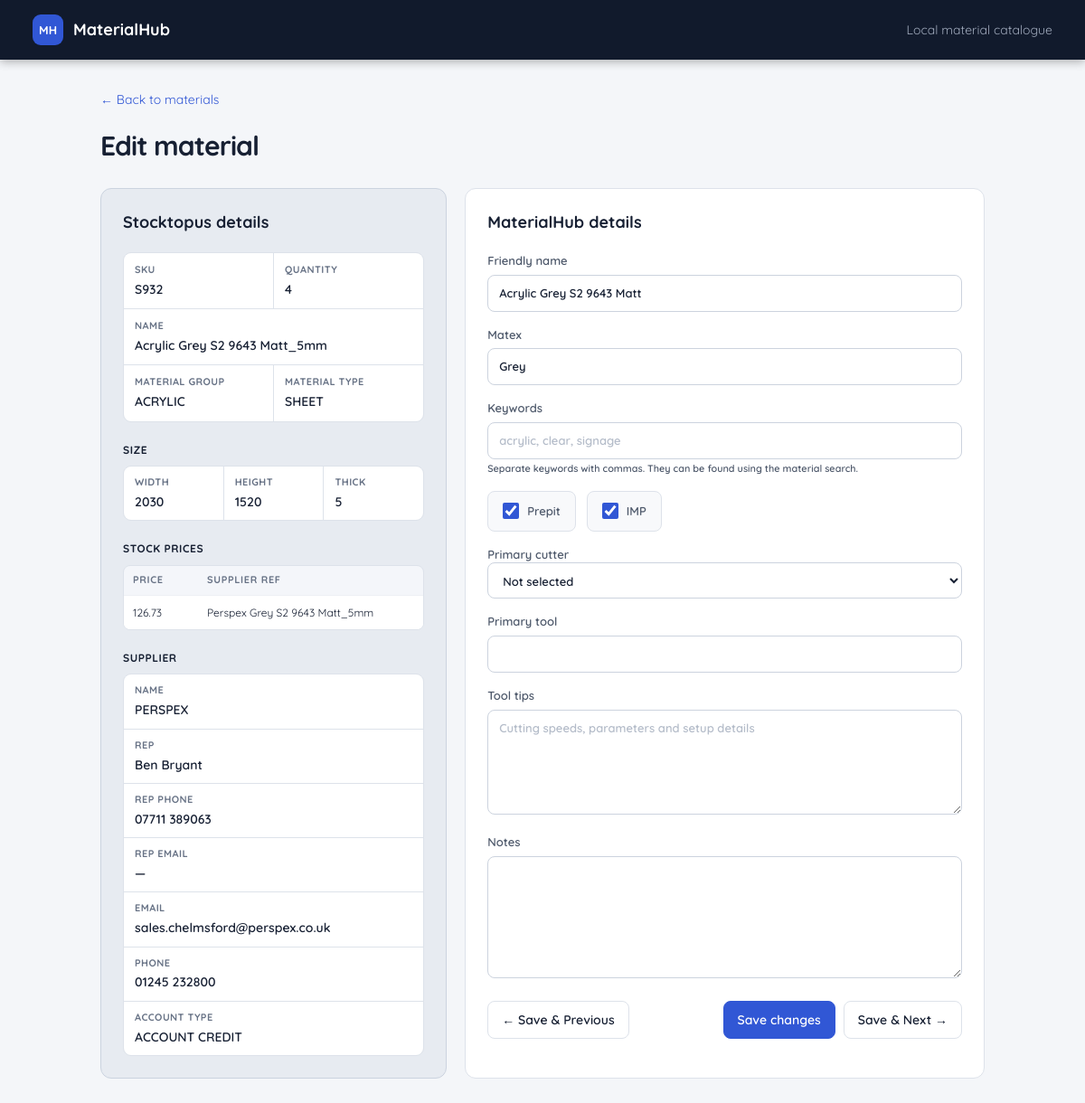
The app's page /materials/79/edit with its own data.
### app/models.py (models this page shows)
class Material(Base):
    __tablename__ = "materials"
    id: Mapped[int] = mapped_column(primary_key=True)
    stocktopus_id: Mapped[str] = mapped_column(Text, unique=True, index=True)
    name: Mapped[str] = mapped_column(Text, default="")
    sku: Mapped[str | None] = mapped_column(Text)
    material_group: Mapped[str | None] = mapped_column(Text)
    material_type: Mapped[str | None] = mapped_column(Text)
    size_type: Mapped[str] = mapped_column(Text, index=True)
    width_mm: Mapped[float | None] = mapped_column(Float)
    height_mm: Mapped[float | None] = mapped_column(Float)
    length_mm: Mapped[float | None] = mapped_column(Float)
    thickness_mm: Mapped[float | None] = mapped_column(Float)
    size_unit: Mapped[str | None] = mapped_column(Text)
    size_string: Mapped[str | None] = mapped_column(Text)
    quantity: Mapped[float | None] = mapped_column(Float)
    price_range: Mapped[str | None] = mapped_column(Text)
    supplier_name: Mapped[str | None] = mapped_column(Text)
    active: Mapped[bool] = mapped_column(Boolean, default=True, index=True)
    raw_stocktopus_json: Mapped[str] = mapped_column(Text)
    first_seen_at: Mapped[datetime] = mapped_column(DateTime(timezone=True), default=utc_now)
    last_seen_at: Mapped[datetime] = mapped_column(DateTime(timezone=True), default=utc_now)
    updated_from_stocktopus_at: Mapped[datetime] = mapped_column(DateTime(timezone=True), default=utc_now)
    friendly_name: Mapped[str | None] = mapped_column(Text)
    matex: Mapped[str | None] = mapped_column(Text)
    prepit: Mapped[str | None] = mapped_column(Text)
    imp: Mapped[str | None] = mapped_column(Text)
    notes: Mapped[str | None] = mapped_column(Text)
    keywords: Mapped[str | None] = mapped_column(Text)
    primary_cutter: Mapped[str | None] = mapped_column(Text)
    primary_tool: Mapped[str | None] = mapped_column(Text)
    tool_tips: Mapped[str | None] = mapped_column(Text)
    sort_order: Mapped[int] = mapped_column(Integer, default=0)

### app/routes/materials.py (the view)
@router.get("/materials/{material_id}/edit")
def edit_page(material_id: int, request: Request, db: Session = Depends(get_db)):
    material = db.get(Material, material_id)
    if material is None:
        raise HTTPException(status_code=404, detail="Material not found")
    previous_id, next_id = _adjacent_material_ids(db, material_id)
    return templates.TemplateResponse(request, "edit_material.html", {
        "material": material,
        "stocktopus_fields": _stocktopus_fields(material),
        "previous_id": previous_id,
        "next_id": next_id,
    })

### app/templates/edit_material.html (shortened to what this page needs)
{% extends "base.html" %}
{% block content %}
<a class="back" href="/materials">← Back to materials</a>
<section class="heading">
  <div><h1>Edit material</h1></div>
</section>
<div class="edit-grid">
  <section class="card stocktopus-panel">
    <h2>Stocktopus details</h2>
    <div class="stocktopus-fields">
      <div class="stocktopus-overview">
      {% for field in stocktopus_fields %}
        {% if field.kind == 'value' %}
          <dl class="stocktopus-field stocktopus-field--{{ field.source_name|replace('_', '-') }}"><dt title="{{ field.source_name }}">{{ field.name }}</dt><dd>{{ field.value }}</dd></dl>
        {% endif %}
      {% endfor %}
      </div>
      {% for field in stocktopus_fields %}
        {% if field.kind == 'group' %}
          <section class="stocktopus-group stocktopus-group--{{ field.source_name|replace('_', '-') }}">
            <h3 title="{{ field.source_name }}">{{ field.name }}</h3>
            <div class="stocktopus-detail-grid">
              {% for child in field.children %}<dl class="stocktopus-field nested"><dt title="{{ child.source_name }}">{{ child.name }}</dt><dd>{{ child.value }}</dd></dl>{% endfor %}
            </div>
          </section>
        {% elif field.kind == 'collection' %}
          <section class="stocktopus-group">
            <h3 title="{{ field.source_name }}">{{ field.name }}</h3>
            {% if field['items'] %}
              <div class="stocktopus-table-wrap"><table class="stocktopus-table">
                <thead><tr>{% for child in field['items'][0] %}<th>{{ child.name }}</th>{% endfor %}</tr></thead>
                <tbody>{% for item in field['items'] %}<tr>{% for child in item %}<td>{{ child.value }}</td>{% endfor %}</tr>{% endfor %}</tbody>
              </table></div>
            {% else %}<div class="stocktopus-empty">No entries</div>{% endif %}
          </section>
        {% endif %}
      {% endfor %}
    </div>
  </section>
  <form id="edit-material" class="card form" method="post">
    <h2>MaterialHub details</h2>
    <label>Friendly name<input name="friendly_name" value="{{ material.friendly_name or '' }}"></label>
    <label>Matex<input name="matex" value="{{ material.matex or '' }}"></label>
    <label>Keywords
      <input name="keywords" value="{{ material.keywords or '' }}" placeholder="acrylic, clear, signage">
      <small>Separate keywords with commas. They can be found using the material search.</small>
    </label>
    <div class="check-row">
      <label class="check-field"><input type="checkbox" name="prepit" value="1" {% if material.prepit %}checked{% endif %}><span>Prepit</span></label>
      <label class="check-field"><input type="checkbox" name="imp" value="1" {% if material.imp %}checked{% endif %}><span>IMP</span></label>
    </div>
    <label>Primary cutter
      <select name="primary_cutter" id="primary-cutter">
        <option value="">Not selected</option>
      </select>
    </label>
    <label id="primary-tool-field" {% if material.primary_cutter not in ['CNC', 'JWEI'] %}hidden{% endif %}>Primary tool
      <input name="primary_tool" value="{{ material.primary_tool or '' }}">
    </label>
    <label>Tool tips<textarea name="tool_tips" rows="5" placeholder="Cutting speeds, parameters and setup details">{{ material.tool_tips or '' }}</textarea></label>
    <label>Notes<textarea name="notes" rows="6">{{ material.notes or '' }}</textarea></label>
    <div class="edit-navigation">
      <button name="navigation" value="previous" {% if previous_id is none %}disabled{% endif %}>← Save &amp; Previous</button>
      <div class="actions">
        <button class="primary" name="navigation" value="save">Save changes</button>
        <button name="navigation" value="next" {% if next_id is none %}disabled{% endif %}>Save &amp; Next →</button>
      </div>
    </div>
  </form>
</div>
{% endblock %}

### app/static/styles.css (style rules this page uses)
:root { --ink:#172033;--muted:#687386;--line:#dde2ea;--surface:#fff;--bg:#f4f6f9;--brand:#3157d5;--brand-dark:#2446b5 }
* { box-sizing:border-box }
body { margin:0;background:var(--bg);color:var(--ink);font:14px/1.45 Inter,ui-sans-serif,system-ui,-apple-system,"Segoe UI",sans-serif }
.heading { display:flex;align-items:flex-end;justify-content:space-between;margin-bottom:24px }
.heading h1 { font-size:30px;letter-spacing:-.03em;margin:0 }
.actions { display:flex;gap:9px;align-items:center }
button,.button { border:1px solid var(--line);border-radius:8px;background:#fff;color:var(--ink);padding:10px 15px;text-decoration:none;font:inherit;font-weight:600;cursor:pointer }
.primary { background:var(--brand);border-color:var(--brand);color:#fff }
input,select,textarea { width:100%;border:1px solid #ccd3de;border-radius:8px;padding:10px 12px;color:var(--ink);background:#fff;font:inherit }
table { width:100%;border-collapse:collapse;white-space:nowrap }
th { background:#f8f9fb;text-align:left;text-transform:uppercase;letter-spacing:.06em;font-size:11px;color:var(--muted);padding:12px }
td { padding:13px 12px;border-top:1px solid #edf0f4 }
.back { display:inline-block;margin-bottom:20px;color:var(--brand);text-decoration:none }
.edit-grid { display:grid;grid-template-columns:minmax(280px,.7fr) minmax(400px,1.3fr);gap:20px }
.card { background:#fff;border:1px solid var(--line);border-radius:12px;padding:24px }
.card h2 { margin:0 0 20px;font-size:18px }
dl { display:grid;grid-template-columns:130px 1fr;margin:0 }
dt,dd { border-bottom:1px solid #edf0f4;padding:10px 0 }
dt { color:var(--muted) }
dd { margin:0;font-weight:550 }
.form label { display:block;color:#4e596b;font-size:13px;font-weight:600;margin-bottom:16px }
.form input,.form textarea { margin-top:6px }

### app/static/inline-edit.css (style rules this page uses)
.edit-grid { grid-template-columns: minmax(360px, .9fr) minmax(500px, 1.35fr); }
.stocktopus-panel { border-color: #cbd3df; background: #e7ebf1; }
body, button, input, select, textarea { font-family: "Quicksand", ui-sans-serif, system-ui, sans-serif; }
input::placeholder, textarea::placeholder { color: #b4bcc9; opacity: 1; }
.form textarea { resize: vertical; }
.edit-navigation { display: flex; align-items: center; justify-content: space-between; gap: 12px; padding-top: 4px; }
.check-cell input, .check-field input { width: 18px; height: 18px; margin: 0; accent-color: var(--brand); cursor: pointer; }
.check-row { display: flex; gap: 12px; margin-bottom: 16px; }
.form .check-field { display: flex; align-items: center; gap: 9px; margin: 0; padding: 12px 16px; border: 1px solid var(--line); border-radius: 8px; background: #f8f9fb; }
.form .check-field input { margin: 0; }
.stocktopus-fields { display: block; }
.stocktopus-overview, .stocktopus-detail-grid { display: grid; grid-template-columns: repeat(2, minmax(0, 1fr)); gap: 1px; overflow: hidden; border: 1px solid var(--line); border-radius: 9px; background: var(--line); }
.stocktopus-field--name { grid-column: 1 / -1; }
.stocktopus-group--size .stocktopus-detail-grid { grid-template-columns: repeat(3, minmax(0, 1fr)); }
.stocktopus-group--supplier .stocktopus-detail-grid { grid-template-columns: minmax(0, 1fr); }
.stocktopus-field { display: grid; grid-template-columns: minmax(0, 1fr); margin: 0; min-width: 0; border: 0; background: #fff; padding: 11px 12px; }
.stocktopus-field dt { display: block; width: 100%; padding: 0 0 3px; border: 0; color: var(--muted); font-size: 11px; font-weight: 700; letter-spacing: .04em; text-transform: uppercase; }
.stocktopus-field dd { display: block; width: 100%; margin: 0; padding: 0; border: 0; overflow-wrap: anywhere; }
.stocktopus-group { margin-top: 22px; }
.stocktopus-group h3 { margin: 0 0 9px; padding: 0; border: 0; color: var(--ink); font-size: 12px; letter-spacing: .045em; text-transform: uppercase; }
.stocktopus-field.nested { padding: 10px 12px; }
.stocktopus-table-wrap { overflow: hidden; border: 1px solid var(--line); border-radius: 8px; }
.stocktopus-table { table-layout: fixed; white-space: normal; }
.stocktopus-table th:first-child, .stocktopus-table td:first-child { width: 82px; }
.stocktopus-table th { background: #f4f6fa; padding: 8px 10px; }
.stocktopus-table td { padding: 10px; vertical-align: top; font-size: 12px; overflow-wrap: anywhere; }
.stocktopus-table tbody tr, .stocktopus-table tbody td { background: #fff; }

### records on screen
Material: friendly_name "Acrylic Grey S2 9643 Matt", matex "Grey", prepit "☑", imp "☑"

### other values on screen
{{ field.name }} "SKU" "QUANTITY" "NAME" "MATERIAL GROUP" "MATERIAL TYPE"
{{ field.value }} "S932" "4" "Acrylic Grey S2 9643 Matt_5mm" "ACRYLIC" "SHEET"
{{ field.name }} "SIZE" "SUPPLIER"
{{ child.name }} "WIDTH" "HEIGHT" "THICK" "NAME" "REP" "REP PHONE" "REP EMAIL" "EMAIL" "PHONE" "ACCOUNT TYPE"
{{ child.value }} "2030" "1520" "5" "PERSPEX" "Ben Bryant" "07711 389063" "—" "sales.chelmsford@perspex.co.uk" "01245 232800" "ACCOUNT CREDIT"
{{ field.name }} "STOCK PRICES"
{{ child.name }} "PRICE" "SUPPLIER REF"
{{ child.value }} "126.73" "Perspex Grey S2 9643 Matt_5mm"
